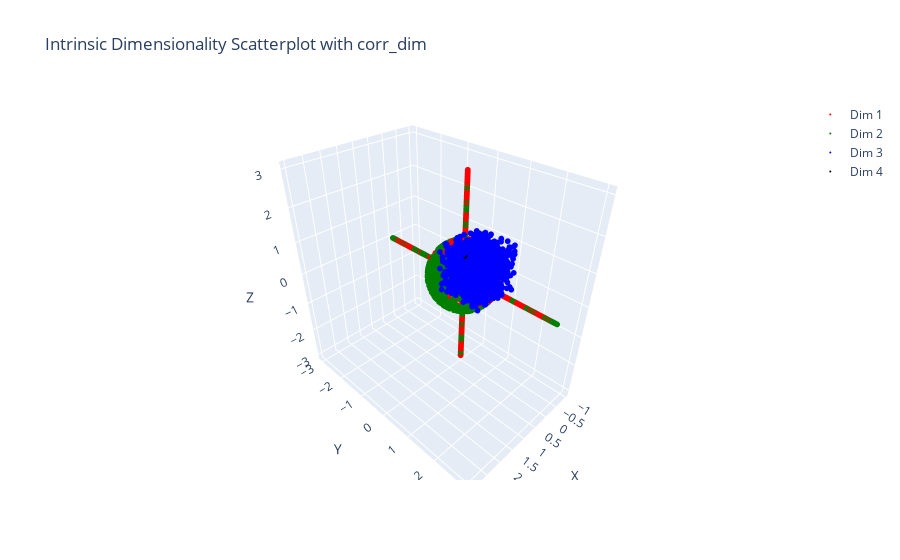

Notebook code cell kept with this figure:
### Code cell
import plotly.graph_objects as go
# Scatter plot with color map
colors = {1: 'red', 2: 'green', 3: 'blue', 4: 'black'}
fig = go.Figure()
labels = [1, 2, 3, 4]
for label in labels:
    indices = np.where(Ldim == label)[0]
    if len(indices) > 0:
        fig.add_trace(go.Scatter3d(
            x=A[indices, 0], y=A[indices, 1], z=A[indices, 2],
            mode='markers',
            marker=dict(color=colors[label], size=2),
            name=f"Dim {label}"
        ))

fig.update_layout(scene=dict(xaxis_title='X', yaxis_title='Y', zaxis_title='Z'), title="Intrinsic Dimensionality Scatterplot with corr_dim")
fig.show()

### Figure 1 — Plotly figure (JSON) as saved in the notebook; plotly's stock layout.template omitted (floating-point values rounded to 4 significant figures; data arrays with more than 128 entries replaced by an {"elided": "..."} marker saying what was removed)
{"data": [{"marker": {"color": "red", "size": 2}, "mode": "markers", "name": "Dim 1", "type": "scatter3d", "x": {"elided": "2749 float values"}, "y": {"elided": "2749 float values"}, "z": {"elided": "2749 float values"}}, {"marker": {"color": "green", "size": 2}, "mode": "markers", "name": "Dim 2", "type": "scatter3d", "x": {"elided": "2170 float values"}, "y": {"elided": "2170 float values"}, "z": {"elided": "2170 float values"}}, {"marker": {"color": "blue", "size": 2}, "mode": "markers", "name": "Dim 3", "type": "scatter3d", "x": {"elided": "1080 float values"}, "y": {"elided": "1080 float values"}, "z": {"elided": "1080 float values"}}, {"marker": {"color": "black", "size": 2}, "mode": "markers", "name": "Dim 4", "type": "scatter3d", "x": [2.759], "y": [2.418], "z": [2.802]}], "layout": {"scene": {"xaxis": {"title": {"text": "X"}}, "yaxis": {"title": {"text": "Y"}}, "zaxis": {"title": {"text": "Z"}}}, "title": {"text": "Intrinsic Dimensionality Scatterplot with corr_dim"}}}
